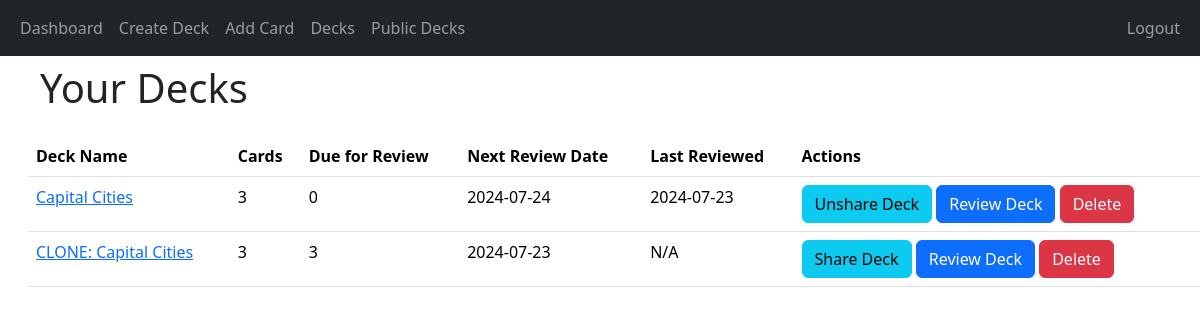
/decks (signed in), run on the app's committed database.
### app/decks/models.py (models this page shows, shortened)
class Deck(db.Model):
    deck_id = db.Column(db.Integer, primary_key=True)
    name = db.Column(db.String(100), nullable=False)
    user_id = db.Column(db.Integer, db.ForeignKey('user.user_id'), nullable=False)
    created_at = db.Column(db.DateTime, nullable=False, default=datetime.utcnow)
    shared = db.Column(db.Boolean, default=False)
    cards = db.relationship('Card', backref='deck', lazy=True)
    review_start_date = db.Column(db.DateTime, nullable=True)

### app/decks/routes.py (the view)
@decks_blueprint.route('/decks')
@login_required
def decks():
    user_decks = Deck.query.filter_by(user_id=current_user.user_id).all()
    deck_data = []
    for deck in user_decks:
        card_count = Card.query.filter_by(deck_id=deck.deck_id).count()
        due_count = Card.query.filter(Card.deck_id == deck.deck_id,
                                      Card.next_review_date <= datetime.utcnow()).count()
        next_review = db.session.query(Card.next_review_date).filter(
            Card.deck_id == deck.deck_id
        ).order_by(Card.next_review_date.asc()).first()
        if next_review:
            if next_review.next_review_date.date() < datetime.utcnow().date():
                next_review_date = datetime.utcnow().strftime('%Y-%m-%d')
            else:
                next_review_date = next_review.next_review_date.strftime('%Y-%m-%d')
        else:
            next_review_date = 'N/A'
        last_review = db.session.query(ReviewOutcome.timestamp).join(Card,
                                                                     Card.card_id == ReviewOutcome.card_id).filter(
            Card.deck_id == deck.deck_id,
            ReviewOutcome.user_id == current_user.user_id
        ).order_by(ReviewOutcome.timestamp.desc()).first()
        last_review_date = last_review.timestamp.strftime('%Y-%m-%d') if last_review else 'N/A'
        deck_data.append({
            'deck_id': deck.deck_id,
            'name': deck.name,
            'cards': card_count,
            'due_for_review': due_count,
            'shared': deck.shared,
            'next_review_date': next_review_date,
            'last_review_date': last_review_date
        })
    return render_template('decks.html', decks=deck_data)

### app/__init__.py (called while the page is built)
@login_manager.user_loader
def load_user(user_id):
    return User.query.get(int(user_id))

### app/decks/templates/decks.html (shortened to what this page needs)
{% extends "base.html" %}
{% block heading %}Your Decks{% endblock %}
{% block content %}
<table class="table">
    <thead>
        <tr>
            <th>Deck Name</th>
            <th>Cards</th>
            <th>Due for Review</th>
            <th>Next Review Date</th>
            <th>Last Reviewed</th>
            <th>Actions</th>
        </tr>
    </thead>
    <tbody>
        {% for deck in decks %}
        <tr>
            <td><a href="{{ url_for('decks.view_deck', deck_id=deck['deck_id']) }}">{{ deck['name'] }}</a></td>
            <td>{{ deck['cards'] }}</td>
            <td>{{ deck['due_for_review'] }}</td>
            <td>{{ deck['next_review_date'] }}</td>
            <td>{{ deck['last_review_date'] }}</td>
            <td>
                <a href="{{ url_for('decks.share_deck', deck_id=deck['deck_id']) }}" class="btn btn-info">
                    {% if deck['shared'] %}
                    Unshare Deck
                    {% else %}
                    Share Deck
                    {% endif %}
                </a>
                <a href="{{ url_for('review.start_review', deck_id=deck['deck_id']) }}" class="btn btn-primary">Review Deck</a>
                <button class="btn btn-danger" onclick="confirmDelete('{{ url_for('decks.delete_deck', deck_id=deck['deck_id']) }}')">Delete</button>
            </td>
        </tr>
        {% endfor %}
    </tbody>
</table>
{% endblock %}

### data on the page
Deck: name "Capital Cities", cards "3", due_for_review "0", next_review_date "2024-07-24", last_review_date "2024-07-23", shows "Unshare Deck"
Deck: name "CLONE: Capital Cities", cards "3", due_for_review "3", next_review_date "2024-07-23", last_review_date "N/A", shows "Share Deck"
